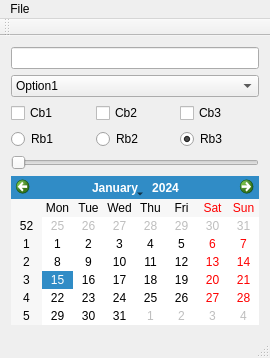
<?xml version="1.0" encoding="UTF-8"?>
<ui version="4.0">
 <class>Test_Persistence</class>
 <widget class="QMainWindow" name="Test_Persistence">
  <property name="geometry">
   <rect>
    <x>0</x>
    <y>0</y>
    <width>234</width>
    <height>335</height>
   </rect>
  </property>
  <property name="windowTitle">
   <string>Test_Persistence</string>
  </property>
  <widget class="QWidget" name="centralWidget">
   <layout class="QVBoxLayout" name="verticalLayout">
    <item>
     <widget class="QLineEdit" name="lineEdit"/>
    </item>
    <item>
     <widget class="QComboBox" name="comboBox">
      <item>
       <property name="text">
        <string>Option1</string>
       </property>
      </item>
      <item>
       <property name="text">
        <string>Option2</string>
       </property>
      </item>
      <item>
       <property name="text">
        <string>Option3</string>
       </property>
      </item>
     </widget>
    </item>
    <item>
     <layout class="QHBoxLayout" name="horizontalLayout">
      <item>
       <widget class="QCheckBox" name="checkBox1">
        <property name="text">
         <string>Cb1</string>
        </property>
       </widget>
      </item>
      <item>
       <widget class="QCheckBox" name="checkBox2">
        <property name="text">
         <string>Cb2</string>
        </property>
       </widget>
      </item>
      <item>
       <widget class="QCheckBox" name="checkBox3">
        <property name="text">
         <string>Cb3</string>
        </property>
       </widget>
      </item>
     </layout>
    </item>
    <item>
     <layout class="QHBoxLayout" name="horizontalLayout_2">
      <item>
       <widget class="QRadioButton" name="radioButton1">
        <property name="text">
         <string>Rb1</string>
        </property>
       </widget>
      </item>
      <item>
       <widget class="QRadioButton" name="radioButton2">
        <property name="text">
         <string>Rb2</string>
        </property>
        <property name="checked">
         <bool>false</bool>
        </property>
       </widget>
      </item>
      <item>
       <widget class="QRadioButton" name="radioButton3">
        <property name="text">
         <string>Rb3</string>
        </property>
        <property name="checked">
         <bool>true</bool>
        </property>
       </widget>
      </item>
     </layout>
    </item>
    <item>
     <widget class="QSlider" name="horizontalSlider">
      <property name="orientation">
       <enum>Qt::Horizontal</enum>
      </property>
     </widget>
    </item>
    <item>
     <widget class="QCalendarWidget" name="calendarWidget"/>
    </item>
   </layout>
  </widget>
  <widget class="QMenuBar" name="menuBar">
   <property name="geometry">
    <rect>
     <x>0</x>
     <y>0</y>
     <width>234</width>
     <height>18</height>
    </rect>
   </property>
   <widget class="QMenu" name="menuFile">
    <property name="title">
     <string>File</string>
    </property>
    <addaction name="actionRestart"/>
    <addaction name="actionExit"/>
   </widget>
   <addaction name="menuFile"/>
  </widget>
  <widget class="QToolBar" name="mainToolBar">
   <attribute name="toolBarArea">
    <enum>TopToolBarArea</enum>
   </attribute>
   <attribute name="toolBarBreak">
    <bool>false</bool>
   </attribute>
  </widget>
  <widget class="QStatusBar" name="statusBar"/>
  <action name="actionExit">
   <property name="text">
    <string>Exit</string>
   </property>
  </action>
  <action name="actionRestart">
   <property name="text">
    <string>Restart</string>
   </property>
  </action>
 </widget>
 <layoutdefault spacing="6" margin="11"/>
 <resources/>
 <connections/>
</ui>
